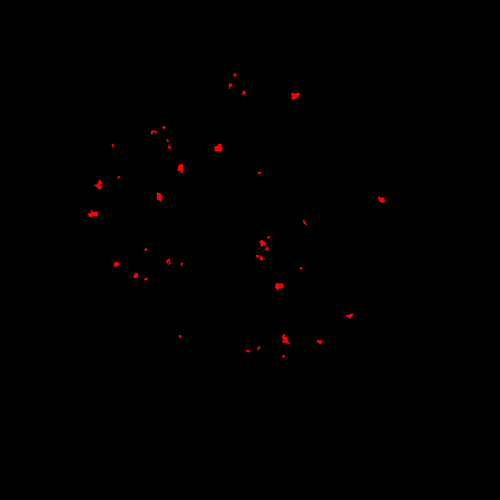
%> input picture Overlap/8_negative.png, 1000 x 1000 px (shown at 1/2 size)
$ octave overlap.m   (GNU Octave 9; MATLAB toolbox functions it lacks are replaced by stand-ins)
%> lines starting %> are read from the running program, lines starting %| are printed output that depends on the picture; in (x1, y1, x2, y2) boxes, pixels count from 0 and x2, y2 are one past the last pixel; in counts of white or black regions, pixels touching at a corner belong together; the program's own positions count from 1
clc;
clear all;
close all;

% Get Kristen's File
[filename, pathname, ~] = uigetfile({'*.png';'*.jpg';...
    '*.bmp';'*.tif;*.tiff';}, 'Standard Image');
%> the answer given: 8_negative.png

% Get Program File
[filename2, pathname2, ~] = uigetfile({'*.png';'*.jpg';...
    '*.bmp';'*.tif;*.tiff';}, 'Image to Compare');
%> the answer given: 8_positive.png

% File Number
fn = 8;

% Read in Images
I = imread([pathname filename]);
%> I is the input picture: size 1000x1000x3 uint8; mean R, G, B 0.7, 0, 0
I2 = imread([pathname2 filename2]);
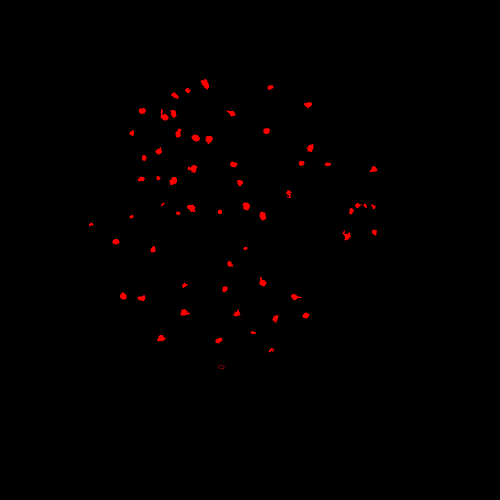
%> input picture Overlap/8_positive.png, 1000 x 1000 px (shown at 1/2 size)
%> I2 is the input picture: size 1000x1000x3 uint8; mean R, G, B 1.7, 0, 0

% Cropping Functions
%I = imcrop(I,[1 1 999 999]);
%I2 = imcrop(I2, [1 1 999 999]);

% Get Mask
% Kristen
r = I(:,:,1);
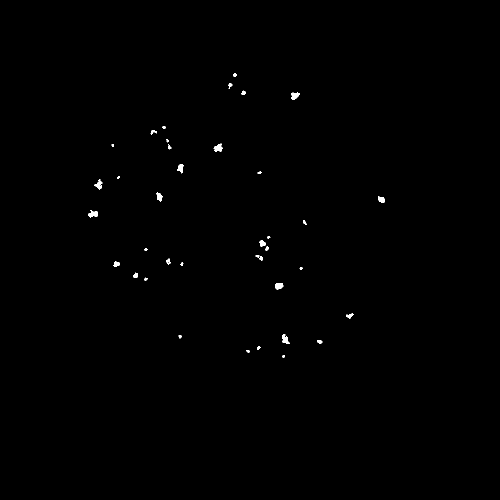
%> r: size 1000x1000 uint8 (shown at 1/2 size); 0.27% white; 38 white regions, largest, box (x1, y1, x2, y2) and area: (427, 287, 445, 303) 188, (176, 420, 196, 435) 181, (582, 185, 600, 200) 173
g = I(:,:,2);
%> g: size 1000x1000 uint8; every value is 0
b = I(:,:,3);
mask = (g < 90) & (r > 110);
filled_mask = imfill(mask, 'holes');
% Program
r2 = I2(:,:,1);
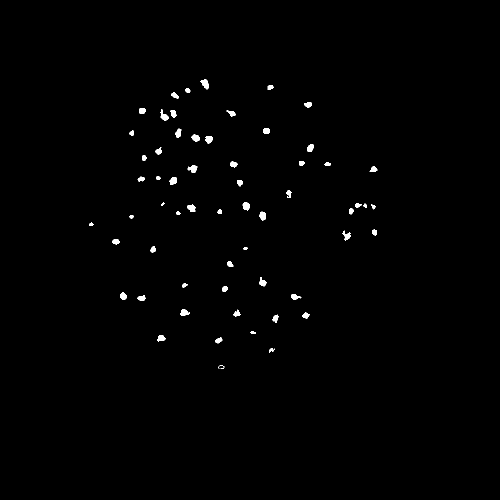
%> r2: size 1000x1000 uint8 (shown at 1/2 size); 0.66% white; 60 white regions, largest, box (x1, y1, x2, y2) and area: (401, 158, 418, 179) 211, (375, 330, 395, 346) 189, (321, 218, 337, 241) 188
g2 = I2(:,:,2);
b2 = I2(:,:,3);
mask2 = (g2 < 90) & (r2 > 110);
filled_mask2 = imfill(mask2, 'holes');

% Get FOV mask
FOV_mask = imfill((((g < 90) & (b > 110)) | ((g2 < 90) & (b2 > 110))),...
    'holes');

% Find Overlap
mo = uint8(filled_mask) + uint8(filled_mask2);
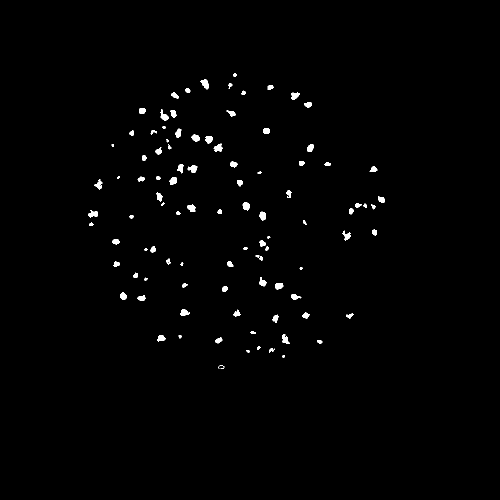
%> mo: size 1000x1000 uint8 (shown at 1/2 size); values 0 (black) and 1 (white), 0.93% white; 98 white regions, largest, box (x1, y1, x2, y2) and area: (401, 158, 418, 179) 211, (375, 330, 395, 346) 189, (321, 218, 337, 241) 188

% Display Overlap
green = (mo == 2); % Image overlap
blue = filled_mask - green; % Image 1 non-overlap
red = filled_mask2 - green;% Image 2 non-overlap
output = cat(3, red, green, blue);
figure, imshow(output, []);

% Get Area
% Image 1
area1 = zeros(1,max(max(bwlabel(filled_mask))));
R = regionprops(logical(filled_mask),'Area'); % Label Image 1
%> R = 38 regions; largest, Area: 188, 181, 173, 169, 167
% Get image without intersections
img1out = bwlabel(filled_mask);
%> img1out: size 1000x1000 double; 39 distinct labels, from 0 to 38
overlap1 = img1out.*(filled_mask & green); % Obtain mask of labelled overlaps
%> overlap1: size 1000x1000 double; every value is 0
for n=1:max(max(img1out))
    if sum(sum(overlap1 == n)) == 0
        area1(n) = R(n).Area;
    else
        img1out(img1out == n) = 0;
    end
end
%> this loop made 38 passes
%> after the loop, area1 = 38 values, max 188 at index 18, min 21 at index 5, mean 70.84
area1(area1 == 0) = [];
csvwrite('image1.csv',area1');
num_blue = max(max(bwlabel(img1out)));
%> num_blue = 38
img1out = cat(3,img1out,zeros(size(img1out)),zeros(size(img1out)));
%> img1out: size 1000x1000x3 double
imwrite(img1out, 'mask.png', 'png');

% Image 2
area2 = zeros(1,max(max(bwlabel(filled_mask2))));
R = regionprops(logical(filled_mask2),'Area'); % Label Image 2
%> R = 60 regions; largest, Area: 211, 189, 188, 181, 181
% Get image without intersections
img2out = bwlabel(filled_mask2);
%> img2out: size 1000x1000 double; 61 distinct labels, from 0 to 60
overlap2 = bwlabel(filled_mask2).*(filled_mask2 & green); % Obtain mask of labelled overlaps
for n=1:max(max(bwlabel(filled_mask2)))
    if sum(sum(overlap2 == n)) == 0
        area2(n) = R(n).Area;
    else
        img2out(img2out == n) = 0;
    end
end
%> this loop made 60 passes
%> after the loop, area2 = 60 values, max 211 at index 27, min 25 at index 31, mean 110.7
area2(area2 == 0) = [];
csvwrite('image2.csv',area2');
num_red = max(max(bwlabel(img2out)));
%> num_red = 60
img3out = cat(3,filled_mask2-img2out,zeros(size(img2out)),zeros(size(img2out)));
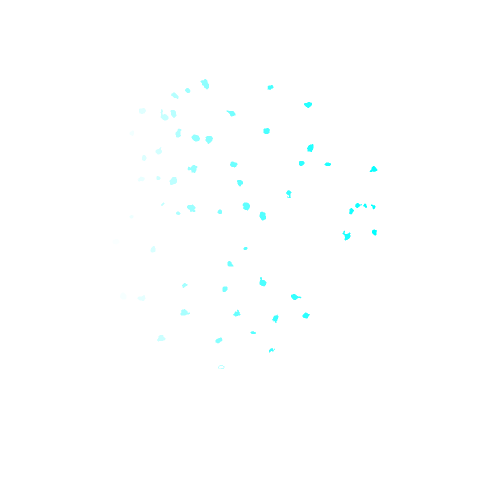
%> img3out: size 1000x1000x3 double (shown at 1/2 size); mean R, G, B -0.193, 0, 0; drawn with min black and max white
img2out = cat(3,img2out,zeros(size(img2out)),zeros(size(img2out)));
%> img2out: size 1000x1000x3 double
imwrite(img2out, [num2str(fn) '_negative.png'], 'png');
imwrite(img3out, [num2str(fn) '_positive.png'], 'png');

% Area of overlapping objects
area3 = zeros(1,max(max(bwlabel(green))));
R = regionprops(logical(green),'Area'); % Label Overlap image
%> R = 0 regions
for n=1:max(max(bwlabel(green)))
        area3(n) = R(n).Area;
end
%> this loop made 0 passes
csvwrite('overlap.csv',area3');

% Count # of overlapping objects
num_green = (max(max(bwlabel(filled_mask2)))-num_red);
%> num_green = 0

% Display stuff
disp(['True Positives (green) = ' num2str(num_green)]);
%| True Positives (green) = 0
disp(['False Negatives (blue) = ' num2str(num_blue)]);
%| False Negatives (blue) = 38
disp(['False Positives (red) = ' num2str(num_red)]);
%| False Positives (red) = 60

disp('Total Area (in pixels) of: ');
disp(['True Positives (green) = ' num2str(sum(area3))]);
%| True Positives (green) = 0
%disp(['False Negatives (blue) = ' num2str(sum(area1))]);
disp(['False Negatives (blue) = ' num2str(sum(sum(blue)))]);
%| False Negatives (blue) = 2692
%disp(['False Positives (red) = ' num2str(sum(area2))]);
disp(['False Positives (red) = ' num2str(sum(sum(red)))]);
%| False Positives (red) = 6639
disp(['Active FOV area = ' num2str(sum(sum(FOV_mask)))]);
%| Active FOV area = 0
